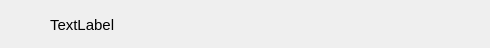
<?xml version="1.0" encoding="UTF-8"?>
<ui version="4.0">
 <class>ItemFile</class>
 <widget class="QWidget" name="ItemFile">
  <property name="geometry">
   <rect>
    <x>0</x>
    <y>0</y>
    <width>490</width>
    <height>48</height>
   </rect>
  </property>
  <property name="windowTitle">
   <string>Form</string>
  </property>
  <widget class="QLabel" name="icon">
   <property name="geometry">
    <rect>
     <x>12</x>
     <y>12</y>
     <width>24</width>
     <height>24</height>
    </rect>
   </property>
   <property name="text">
    <string/>
   </property>
  </widget>
  <widget class="QLabel" name="lbName">
   <property name="geometry">
    <rect>
     <x>50</x>
     <y>10</y>
     <width>430</width>
     <height>30</height>
    </rect>
   </property>
   <property name="font">
    <font>
     <pointsize>11</pointsize>
    </font>
   </property>
   <property name="text">
    <string>TextLabel</string>
   </property>
  </widget>
 </widget>
 <resources/>
 <connections/>
</ui>
